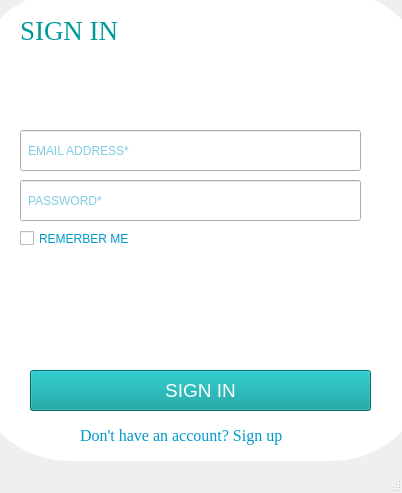
<?xml version="1.0" encoding="UTF-8"?>
<ui version="4.0">
 <class>MainWindow</class>
 <widget class="QMainWindow" name="MainWindow">
  <property name="geometry">
   <rect>
    <x>0</x>
    <y>0</y>
    <width>402</width>
    <height>493</height>
   </rect>
  </property>
  <property name="windowTitle">
   <string>MainWindow</string>
  </property>
  <property name="styleSheet">
   <string notr="true">color:White</string>
  </property>
  <widget class="QWidget" name="centralwidget">
   <widget class="QLineEdit" name="wwhite2">
    <property name="enabled">
     <bool>true</bool>
    </property>
    <property name="geometry">
     <rect>
      <x>-30</x>
      <y>-10</y>
      <width>461</width>
      <height>471</height>
     </rect>
    </property>
    <property name="cursor">
     <cursorShape>IBeamCursor</cursorShape>
    </property>
    <property name="autoFillBackground">
     <bool>false</bool>
    </property>
    <property name="styleSheet">
     <string notr="true">border-radius:100</string>
    </property>
    <property name="inputMask">
     <string/>
    </property>
    <property name="text">
     <string/>
    </property>
    <property name="maxLength">
     <number>32767</number>
    </property>
    <property name="dragEnabled">
     <bool>false</bool>
    </property>
    <property name="readOnly">
     <bool>false</bool>
    </property>
    <property name="clearButtonEnabled">
     <bool>false</bool>
    </property>
   </widget>
   <widget class="QLineEdit" name="email">
    <property name="geometry">
     <rect>
      <x>20</x>
      <y>130</y>
      <width>341</width>
      <height>41</height>
     </rect>
    </property>
    <property name="styleSheet">
     <string notr="true">color:#0099CC;
padding-left: 5px;</string>
    </property>
    <property name="text">
     <string/>
    </property>
    <property name="echoMode">
     <enum>QLineEdit::Normal</enum>
    </property>
    <property name="placeholderText">
     <string>EMAIL ADDRESS*</string>
    </property>
   </widget>
   <widget class="QLabel" name="signinskibidi">
    <property name="geometry">
     <rect>
      <x>20</x>
      <y>10</y>
      <width>201</width>
      <height>41</height>
     </rect>
    </property>
    <property name="font">
     <font>
      <family>Georgia</family>
      <pointsize>20</pointsize>
     </font>
    </property>
    <property name="styleSheet">
     <string notr="true">color:#009999</string>
    </property>
    <property name="text">
     <string>SIGN IN</string>
    </property>
   </widget>
   <widget class="QPushButton" name="signinputton">
    <property name="geometry">
     <rect>
      <x>30</x>
      <y>370</y>
      <width>341</width>
      <height>41</height>
     </rect>
    </property>
    <property name="font">
     <font>
      <pointsize>14</pointsize>
     </font>
    </property>
    <property name="styleSheet">
     <string notr="true">background:#009999</string>
    </property>
    <property name="text">
     <string>SIGN IN</string>
    </property>
   </widget>
   <widget class="QLineEdit" name="passw">
    <property name="geometry">
     <rect>
      <x>20</x>
      <y>180</y>
      <width>341</width>
      <height>41</height>
     </rect>
    </property>
    <property name="styleSheet">
     <string notr="true">color: #0099CC;
padding-left: 5px;</string>
    </property>
    <property name="echoMode">
     <enum>QLineEdit::Password</enum>
    </property>
    <property name="placeholderText">
     <string>PASSWORD*</string>
    </property>
   </widget>
   <widget class="QCheckBox" name="remember">
    <property name="geometry">
     <rect>
      <x>20</x>
      <y>230</y>
      <width>121</width>
      <height>17</height>
     </rect>
    </property>
    <property name="styleSheet">
     <string notr="true">color:#0099CC;
</string>
    </property>
    <property name="text">
     <string>REMERBER ME</string>
    </property>
   </widget>
   <widget class="QLabel" name="donthaveacc">
    <property name="geometry">
     <rect>
      <x>80</x>
      <y>400</y>
      <width>361</width>
      <height>71</height>
     </rect>
    </property>
    <property name="font">
     <font>
      <family>Georgia</family>
      <pointsize>12</pointsize>
     </font>
    </property>
    <property name="styleSheet">
     <string notr="true">color:#0099CC</string>
    </property>
    <property name="text">
     <string>Don't have an account? Sign up</string>
    </property>
   </widget>
  </widget>
  <widget class="QMenuBar" name="menubar">
   <property name="geometry">
    <rect>
     <x>0</x>
     <y>0</y>
     <width>402</width>
     <height>21</height>
    </rect>
   </property>
  </widget>
  <widget class="QStatusBar" name="statusbar"/>
 </widget>
 <resources/>
 <connections/>
</ui>
